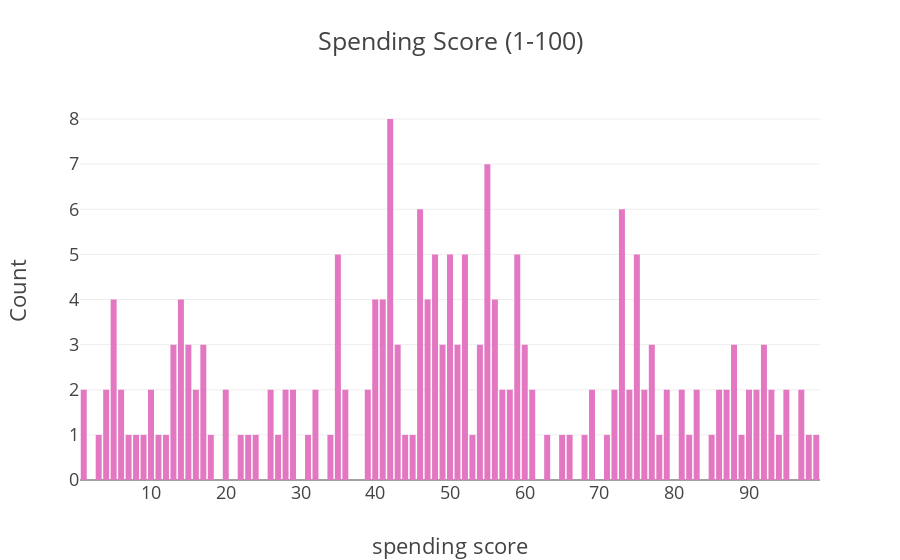

The notebook cell this image was saved under:
### Markdown cell above
Here we see that between the age of 23 and 50 females visits Mall frequently and after the age of 50 males visit mall frequently. In the above plot Overall we see that feamles vist the mall more than males.

### Code cell
col='Spending Score (1-100)'
v2=x[col].value_counts().reset_index()
v2=v2.rename(columns={col:'count','index':col})
v2['percent']=v2['count'].apply(lambda x : 100*x/sum(v2['count']))
v2=v2.sort_values(col)
trace1 = go.Bar(x=v2[col], y=v2["count"], name="Emb",  marker=dict(color="#e377c2"))
layout={'title':"Spending Score (1-100)",'xaxis':{'title':"spending score"},'yaxis':{'title':"Count"}}
fig = go.Figure(data=[trace1], layout=layout)
fig.layout.template='presentation'
iplot(fig)

### Figure 1 — Plotly figure (JSON) as saved in the notebook; plotly's stock layout.template omitted (floating-point values rounded to 4 significant figures)
{"data": [{"marker": {"color": "#e377c2"}, "name": "Emb", "type": "bar", "uid": "c63cd3d6-c0ba-4c47-acce-9890de9cbfaa", "x": [1, 3, 4, 5, 6, 7, 8, 9, 10, 11, 12, 13, 14, 15, 16, 17, 18, 20, 22, 23, 24, 26, 27, 28, 29, 31, 32, 34, 35, 36, 39, 40, 41, 42, 43, 44, 45, 46, 47, 48, 49, 50, 51, 52, 53, 54, 55, 56, 57, 58, 59, 60, 61, 63, 65, 66, 68, 69, 71, 72, 73, 74, 75, 76, 77, 78, 79, 81, 82, 83, 85, 86, 87, 88, 89, 90, 91, 92, 93, 94, 95, 97, 98, 99], "y": [2, 1, 2, 4, 2, 1, 1, 1, 2, 1, 1, 3, 4, 3, 2, 3, 1, 2, 1, 1, 1, 2, 1, 2, 2, 1, 2, 1, 5, 2, 2, 4, 4, 8, 3, 1, 1, 6, 4, 5, 3, 5, 3, 5, 1, 3, 7, 4, 2, 2, 5, 3, 2, 1, 1, 1, 1, 2, 1, 2, 6, 2, 5, 2, 3, 1, 2, 2, 1, 2, 1, 2, 2, 3, 1, 2, 2, 3, 2, 1, 2, 2, 1, 1]}], "layout": {"title": {"text": "Spending Score (1-100)"}, "xaxis": {"title": {"text": "spending score"}}, "yaxis": {"title": {"text": "Count"}}}}
